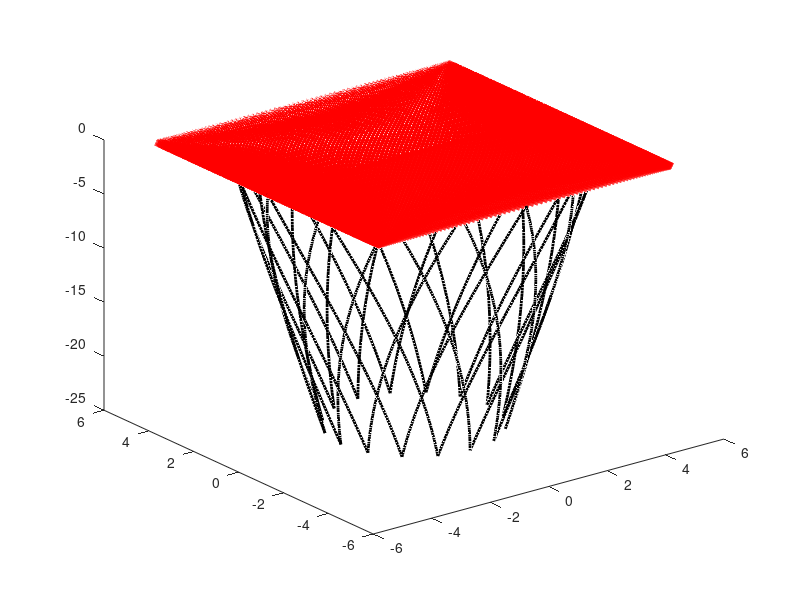

MATLAB code for this plot:
scale = 5;

t = linspace(0,2*pi,200);
x = scale*cos(t);
y = scale*sin(t);
plot3(x,y,zeros(length(t)),'r','LineWidth',5);
hold on
% plot3(0.5*x, 0.5*y, scale*-5*ones(length(t)));

t = linspace(0,pi/4,100);
for i = 0:15
    x = scale*cos(t + i*pi/8).*(-t*2/pi + 1);
    y = scale*sin(t + i*pi/8).*(-t*2/pi + 1);
    z = scale*-t*20/pi;
    plot3(x, y, z, 'k','LineWidth',2);
end

t = linspace(0,pi/4,100);
for i = 0:15
    x = scale*sin(t + i*pi/8).*(-t*2/pi + 1);
    y = scale*cos(t + i*pi/8).*(-t*2/pi + 1);
    z = scale*-t*20/pi;
    plot3(x, y, z, 'k','LineWidth',2);
end

